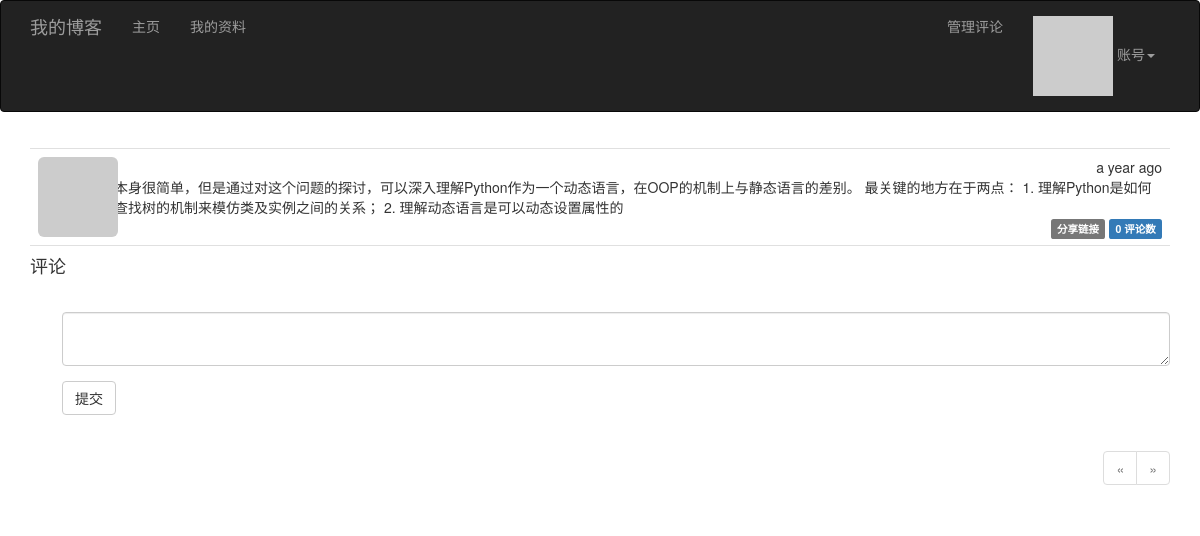
Page /post/3 (signed in) on the committed database.
### app/models.py (models this page shows, shortened)
class Post(db.Model):
    __tablename__ = 'posts'
    id = db.Column(db.Integer, primary_key=True)
    body = db.Column(db.Text)
    body_html = db.Column(db.Text)
    timestamp = db.Column(db.DateTime, index=True, default=datetime.utcnow)
    author_id = db.Column(db.Integer, db.ForeignKey('users.id'))
    comments = db.relationship('Comment', backref='post', lazy='dynamic')

### app/main/views.py (the view)
@main.route('/post/<int:id>', methods=['GET', 'POST'])
def post(id):
    pt = Post.query.get_or_404(id)
    form = CommentForm()
    if form.validate_on_submit():
        comment = Comment(body=form.body.data, author=current_user._get_current_object(), post=pt)
        db.session.add(comment)
        db.session.commit()
        flash('评论成功。')
        return redirect(url_for('.post', id=pt.id, page=-1))
    page = request.args.get('page', 1, type=int)
    if page == -1:
        page = (pt.comments.count() - 1) // current_app.config['FLASKY_COMMENTS_PER_PAGE'] + 1
    pagination = pt.comments.order_by(Comment.timestamp.asc()).paginate(page=page, per_page=current_app.config['FLASKY_COMMENTS_PER_PAGE'], error_out=False)
    comments = pagination.items
    return render_template('post.html', posts=[pt], form=form, comments=comments, pagination=pagination)

### app/main/forms.py
class CommentForm(FlaskForm):
    body = PageDownField('', validators=[DataRequired()])
    submit = SubmitField('提交')

### app/auth/views.py (called while the page is built)
@auth.before_app_request
def before_request():
    if current_user.is_authenticated:
        current_user.ping()  # 更新已登录用户的访问时间
        if not current_user.confirmed and request.blueprint != 'auth' and request.endpoint != 'static':
            return redirect(url_for('auth.unconfirmed'))

### app/main/__init__.py (called while the page is built)
@main.app_context_processor
def inject_permissions():
    return dict(Permission=Permission)

### app/models.py (called while the page is built)
@login_manager.user_loader
def load_user(user_id):
    return User.query.get(int(user_id))

    def has_permission(self, perm):
        return self.permissions & perm == perm

    def gravatar_hash(self):
        return hashlib.md5(self.email.lower().encode('utf-8')).hexdigest()

    def gravatar(self, size=100, default='identicon', rating='g'):
        url = 'https://secure.gravatar.com/avatar'
        hash = self.avatar_hash or self.gravatar_hash()
        return '{url}/{hash}?s={size}&d={default}&r={rating}'.format(
            url=url, hash=hash, size=size, default=default, rating=rating)

    def can(self, permissons):
        return self.role is not None and self.role.has_permission(permissons)

    def is_administrator(self):
        return self.can(Permission.ADMIN)

    def ping(self):
        self.last_seen = datetime.utcnow()
        db.session.add(self)

### app/templates/post.html (shortened to what this page needs)
{% extends "base.html" %}
{% import "bootstrap/wtf.html" as wtf %}
{% import "_macros.html" as macros %}
{% block page_content %}
{% include '_posts.html' %}
<h4 id="comments">评论</h4>
{% if current_user.can(Permission.COMMENT) %}
<div class="comment-form">
    {{ wtf.quick_form(form) }}
</div>
{% endif %}
{% if pagination %}
<div class="pagination">
    {{ macros.pagination_widget(pagination, '.post', id=posts[0].id, fragment='#comments') }}
</div>
{% endif %}
{% endblock %}

### app/templates/_posts.html (shortened to what this page needs)
<ul class="posts">
    {% for post in posts %}
    <li class="post">
        <div class="post-thumbnail">
            <a href="{{ url_for('.user', username=post.author.username) }}">
                <img class="img-rounded profile-thumbnail" src="{{ post.author.gravatar(size=40) }}">
            </a>
        </div>
        <div class="post-content">
            <div class="post-date">{{ moment(post.timestamp).fromNow(refresh=True) }}</div>
            <div class="post-author"><a href="{{ url_for('.user', username=post.author.username) }}">{{ post.author.username }}</a></div>
            <div class="post-body">
                {% if post.body_html %}
                    {{ post.body_html | safe }}
                {% else %}
                    {{ post.body }}
                {% endif %}
            </div>
            <div class="post-footer">
                <a href="{{ url_for('.post', id=post.id) }}">
                    <span class="label label-default">分享链接</span>
                </a>
                <a href="{{ url_for('.post', id=post.id) }}#comments">
                    <span class="label label-primary">{{ post.comments.count() }} 评论数</span>
                </a>
            </div>
        </div>
    </li>
    {% endfor %}
</ul>

### app/static/styles.css (style rules this page uses)
.profile-thumbnail { position: absolute; }
ul.posts { list-style-type: none; padding: 0px; margin: 16px 0px 0px 0px; border-top: 1px solid #e0e0e0; }
ul.posts li.post { padding: 8px; border-bottom: 1px solid #e0e0e0; }
div.post-date { float: right; }
div.post-author { font-weight: bold; }
div.post-thumbnail { position: absolute; }
div.post-content { margin-left: 48px; min-height: 48px; }
div.post-footer { text-align: right; }
div.comment-form { margin: 16px 0px 16px 32px; }
div.pagination { width: 100%; text-align: right; padding: 0px; margin: 0px; }

### rows in the picture
Post: timestamp "a year ago", body "问题本身很简单，但是通过对这个问题的探讨，可以深入理解Python作为一个动态语言，在OOP的机制上与静态语言的差别。 最关键的地方在于两点： 1. 理解Python是如何利用查找树的机制来模仿类及实例之间的关系； 2. 理解动态语言是可以动态设置属性的", comments.count "0"
